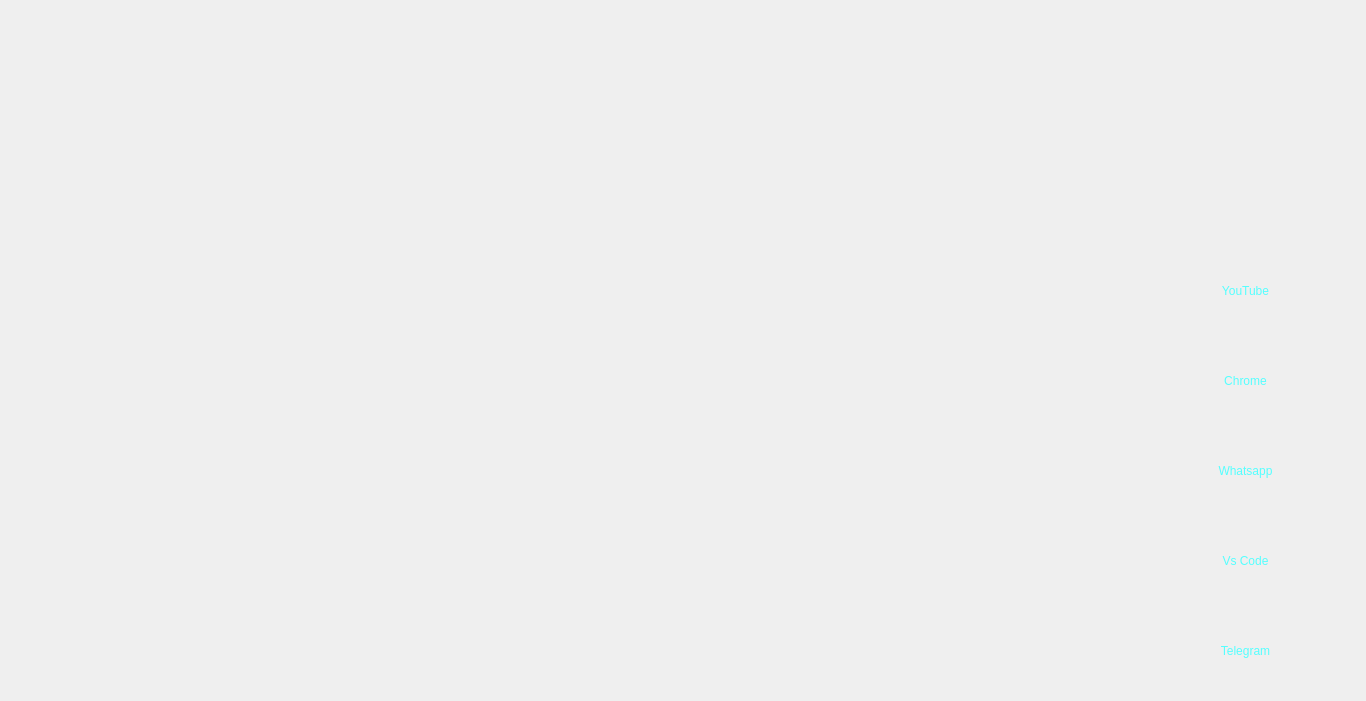
<?xml version="1.0" encoding="UTF-8"?>
<ui version="4.0">
 <class>JarvisUi</class>
 <widget class="QMainWindow" name="JarvisUi">
  <property name="geometry">
   <rect>
    <x>0</x>
    <y>0</y>
    <width>1366</width>
    <height>701</height>
   </rect>
  </property>
  <property name="windowTitle">
   <string>MainWindow</string>
  </property>
  <widget class="QWidget" name="centralwidget">
   <widget class="QLabel" name="bg_1">
    <property name="geometry">
     <rect>
      <x>-80</x>
      <y>-240</y>
      <width>1601</width>
      <height>1051</height>
     </rect>
    </property>
    <property name="text">
     <string/>
    </property>
    <property name="pixmap">
     <pixmap>../G.U.I Material/B.G/Black_Template.jpg</pixmap>
    </property>
    <property name="scaledContents">
     <bool>true</bool>
    </property>
   </widget>
   <widget class="QLabel" name="label">
    <property name="geometry">
     <rect>
      <x>140</x>
      <y>70</y>
      <width>1061</width>
      <height>641</height>
     </rect>
    </property>
    <property name="text">
     <string/>
    </property>
    <property name="pixmap">
     <pixmap>../G.U.I Material/B.G/Iron_Template_1.gif</pixmap>
    </property>
    <property name="scaledContents">
     <bool>true</bool>
    </property>
   </widget>
   <widget class="QTextBrowser" name="textBrowser_Time">
    <property name="geometry">
     <rect>
      <x>10</x>
      <y>20</y>
      <width>251</width>
      <height>71</height>
     </rect>
    </property>
    <property name="styleSheet">
     <string notr="true">background-color:Transparent;
border-radius:none;


</string>
    </property>
   </widget>
   <widget class="QLabel" name="bg_2">
    <property name="geometry">
     <rect>
      <x>0</x>
      <y>10</y>
      <width>271</width>
      <height>91</height>
     </rect>
    </property>
    <property name="styleSheet">
     <string notr="true"/>
    </property>
    <property name="text">
     <string/>
    </property>
    <property name="pixmap">
     <pixmap>../G.U.I Material/B.G/wd.jpg</pixmap>
    </property>
    <property name="scaledContents">
     <bool>true</bool>
    </property>
   </widget>
   <widget class="QLabel" name="bg_3">
    <property name="geometry">
     <rect>
      <x>0</x>
      <y>110</y>
      <width>271</width>
      <height>91</height>
     </rect>
    </property>
    <property name="styleSheet">
     <string notr="true"/>
    </property>
    <property name="text">
     <string/>
    </property>
    <property name="pixmap">
     <pixmap>../G.U.I Material/B.G/wd.jpg</pixmap>
    </property>
    <property name="scaledContents">
     <bool>true</bool>
    </property>
   </widget>
   <widget class="QTextBrowser" name="textBrowser_Date">
    <property name="geometry">
     <rect>
      <x>10</x>
      <y>120</y>
      <width>251</width>
      <height>71</height>
     </rect>
    </property>
    <property name="styleSheet">
     <string notr="true">background-color:Transparent;
border-radius:none;


</string>
    </property>
   </widget>
   <widget class="QLabel" name="label_2">
    <property name="geometry">
     <rect>
      <x>880</x>
      <y>-110</y>
      <width>721</width>
      <height>441</height>
     </rect>
    </property>
    <property name="text">
     <string/>
    </property>
    <property name="pixmap">
     <pixmap>../G.U.I Material/VoiceReg/__1.gif</pixmap>
    </property>
    <property name="scaledContents">
     <bool>true</bool>
    </property>
   </widget>
   <widget class="QLabel" name="bg_4">
    <property name="geometry">
     <rect>
      <x>0</x>
      <y>210</y>
      <width>271</width>
      <height>91</height>
     </rect>
    </property>
    <property name="styleSheet">
     <string notr="true"/>
    </property>
    <property name="text">
     <string/>
    </property>
    <property name="pixmap">
     <pixmap>../G.U.I Material/B.G/wd.jpg</pixmap>
    </property>
    <property name="scaledContents">
     <bool>true</bool>
    </property>
   </widget>
   <widget class="QLabel" name="bg_5">
    <property name="geometry">
     <rect>
      <x>0</x>
      <y>310</y>
      <width>271</width>
      <height>91</height>
     </rect>
    </property>
    <property name="styleSheet">
     <string notr="true"/>
    </property>
    <property name="text">
     <string/>
    </property>
    <property name="pixmap">
     <pixmap>../G.U.I Material/B.G/wd.jpg</pixmap>
    </property>
    <property name="scaledContents">
     <bool>true</bool>
    </property>
   </widget>
   <widget class="QLabel" name="bg_6">
    <property name="geometry">
     <rect>
      <x>0</x>
      <y>410</y>
      <width>271</width>
      <height>91</height>
     </rect>
    </property>
    <property name="styleSheet">
     <string notr="true"/>
    </property>
    <property name="text">
     <string/>
    </property>
    <property name="pixmap">
     <pixmap>../G.U.I Material/B.G/wd.jpg</pixmap>
    </property>
    <property name="scaledContents">
     <bool>true</bool>
    </property>
   </widget>
   <widget class="QLabel" name="bg_7">
    <property name="geometry">
     <rect>
      <x>0</x>
      <y>510</y>
      <width>271</width>
      <height>91</height>
     </rect>
    </property>
    <property name="styleSheet">
     <string notr="true"/>
    </property>
    <property name="text">
     <string/>
    </property>
    <property name="pixmap">
     <pixmap>../G.U.I Material/B.G/wd.jpg</pixmap>
    </property>
    <property name="scaledContents">
     <bool>true</bool>
    </property>
   </widget>
   <widget class="QLabel" name="bg_9">
    <property name="geometry">
     <rect>
      <x>1120</x>
      <y>250</y>
      <width>241</width>
      <height>81</height>
     </rect>
    </property>
    <property name="text">
     <string/>
    </property>
    <property name="pixmap">
     <pixmap>../G.U.I Material/B.G/gggf.jpg</pixmap>
    </property>
    <property name="scaledContents">
     <bool>true</bool>
    </property>
   </widget>
   <widget class="QLabel" name="bg_10">
    <property name="geometry">
     <rect>
      <x>1120</x>
      <y>340</y>
      <width>241</width>
      <height>81</height>
     </rect>
    </property>
    <property name="text">
     <string/>
    </property>
    <property name="pixmap">
     <pixmap>../G.U.I Material/B.G/gggf.jpg</pixmap>
    </property>
    <property name="scaledContents">
     <bool>true</bool>
    </property>
   </widget>
   <widget class="QLabel" name="bg_11">
    <property name="geometry">
     <rect>
      <x>1120</x>
      <y>430</y>
      <width>241</width>
      <height>81</height>
     </rect>
    </property>
    <property name="text">
     <string/>
    </property>
    <property name="pixmap">
     <pixmap>../G.U.I Material/B.G/gggf.jpg</pixmap>
    </property>
    <property name="scaledContents">
     <bool>true</bool>
    </property>
   </widget>
   <widget class="QLabel" name="bg_12">
    <property name="geometry">
     <rect>
      <x>1120</x>
      <y>520</y>
      <width>241</width>
      <height>81</height>
     </rect>
    </property>
    <property name="text">
     <string/>
    </property>
    <property name="pixmap">
     <pixmap>../G.U.I Material/B.G/gggf.jpg</pixmap>
    </property>
    <property name="scaledContents">
     <bool>true</bool>
    </property>
   </widget>
   <widget class="QLabel" name="bg_13">
    <property name="geometry">
     <rect>
      <x>1120</x>
      <y>610</y>
      <width>241</width>
      <height>81</height>
     </rect>
    </property>
    <property name="text">
     <string/>
    </property>
    <property name="pixmap">
     <pixmap>../G.U.I Material/B.G/gggf.jpg</pixmap>
    </property>
    <property name="scaledContents">
     <bool>true</bool>
    </property>
   </widget>
   <widget class="QPushButton" name="pushButton_YT">
    <property name="geometry">
     <rect>
      <x>1130</x>
      <y>250</y>
      <width>231</width>
      <height>81</height>
     </rect>
    </property>
    <property name="styleSheet">
     <string notr="true">background-color: Transparent;
color: rgb(85, 255, 255);
border-radius:none;
font: 24pt &quot;MS Shell Dlg 2&quot;;
</string>
    </property>
    <property name="text">
     <string>YouTube</string>
    </property>
   </widget>
   <widget class="QPushButton" name="pushButton_cHROME">
    <property name="geometry">
     <rect>
      <x>1130</x>
      <y>340</y>
      <width>231</width>
      <height>81</height>
     </rect>
    </property>
    <property name="styleSheet">
     <string notr="true">background-color: Transparent;
color: rgb(85, 255, 255);
border-radius:none;
font: 24pt &quot;MS Shell Dlg 2&quot;;
</string>
    </property>
    <property name="text">
     <string>Chrome</string>
    </property>
   </widget>
   <widget class="QPushButton" name="pushButton_whatsapp">
    <property name="geometry">
     <rect>
      <x>1130</x>
      <y>430</y>
      <width>231</width>
      <height>81</height>
     </rect>
    </property>
    <property name="styleSheet">
     <string notr="true">background-color: Transparent;
color: rgb(85, 255, 255);
border-radius:none;
font: 24pt &quot;MS Shell Dlg 2&quot;;
</string>
    </property>
    <property name="text">
     <string>Whatsapp</string>
    </property>
   </widget>
   <widget class="QPushButton" name="pushButton_VsCode">
    <property name="geometry">
     <rect>
      <x>1130</x>
      <y>520</y>
      <width>231</width>
      <height>81</height>
     </rect>
    </property>
    <property name="styleSheet">
     <string notr="true">background-color: Transparent;
color: rgb(85, 255, 255);
border-radius:none;
font: 24pt &quot;MS Shell Dlg 2&quot;;
</string>
    </property>
    <property name="text">
     <string>Vs Code</string>
    </property>
   </widget>
   <widget class="QPushButton" name="pushButton_Telegram">
    <property name="geometry">
     <rect>
      <x>1130</x>
      <y>610</y>
      <width>231</width>
      <height>81</height>
     </rect>
    </property>
    <property name="styleSheet">
     <string notr="true">background-color: Transparent;
color: rgb(85, 255, 255);
border-radius:none;
font: 24pt &quot;MS Shell Dlg 2&quot;;
</string>
    </property>
    <property name="text">
     <string>Telegram</string>
    </property>
   </widget>
   <widget class="QLabel" name="bg_14">
    <property name="geometry">
     <rect>
      <x>170</x>
      <y>620</y>
      <width>141</width>
      <height>71</height>
     </rect>
    </property>
    <property name="styleSheet">
     <string notr="true"/>
    </property>
    <property name="text">
     <string/>
    </property>
    <property name="pixmap">
     <pixmap>../G.U.I Material/Buttons/Quit.png</pixmap>
    </property>
    <property name="scaledContents">
     <bool>true</bool>
    </property>
   </widget>
   <widget class="QLabel" name="bg_15">
    <property name="geometry">
     <rect>
      <x>10</x>
      <y>610</y>
      <width>141</width>
      <height>81</height>
     </rect>
    </property>
    <property name="styleSheet">
     <string notr="true"/>
    </property>
    <property name="text">
     <string/>
    </property>
    <property name="pixmap">
     <pixmap>../G.U.I Material/Buttons/Start.png</pixmap>
    </property>
    <property name="scaledContents">
     <bool>true</bool>
    </property>
   </widget>
   <widget class="QPushButton" name="Start_PushButton">
    <property name="geometry">
     <rect>
      <x>10</x>
      <y>620</y>
      <width>141</width>
      <height>61</height>
     </rect>
    </property>
    <property name="styleSheet">
     <string notr="true">background-color: Transparent;
border-radius:none;
</string>
    </property>
    <property name="text">
     <string/>
    </property>
   </widget>
   <widget class="QPushButton" name="Quit_PushButton">
    <property name="geometry">
     <rect>
      <x>170</x>
      <y>620</y>
      <width>141</width>
      <height>61</height>
     </rect>
    </property>
    <property name="styleSheet">
     <string notr="true">background-color: Transparent;
border-radius:none;
</string>
    </property>
    <property name="text">
     <string/>
    </property>
   </widget>
   <widget class="QTextBrowser" name="textBrowser_Temperature">
    <property name="geometry">
     <rect>
      <x>10</x>
      <y>220</y>
      <width>251</width>
      <height>71</height>
     </rect>
    </property>
    <property name="styleSheet">
     <string notr="true">background-color:Transparent;
border-radius:none;


</string>
    </property>
   </widget>
   <widget class="QTextBrowser" name="textBrowser_SpeedTest">
    <property name="geometry">
     <rect>
      <x>10</x>
      <y>320</y>
      <width>251</width>
      <height>71</height>
     </rect>
    </property>
    <property name="styleSheet">
     <string notr="true">background-color:Transparent;
border-radius:none;


</string>
    </property>
   </widget>
   <widget class="QTextBrowser" name="textBrowser_Cpu">
    <property name="geometry">
     <rect>
      <x>10</x>
      <y>420</y>
      <width>251</width>
      <height>71</height>
     </rect>
    </property>
    <property name="styleSheet">
     <string notr="true">background-color:Transparent;
border-radius:none;


</string>
    </property>
   </widget>
   <widget class="QTextBrowser" name="textBrowser_Day">
    <property name="geometry">
     <rect>
      <x>10</x>
      <y>520</y>
      <width>251</width>
      <height>71</height>
     </rect>
    </property>
    <property name="styleSheet">
     <string notr="true">background-color:Transparent;
border-radius:none;


</string>
    </property>
   </widget>
   <widget class="QLabel" name="label_3">
    <property name="geometry">
     <rect>
      <x>280</x>
      <y>30</y>
      <width>231</width>
      <height>161</height>
     </rect>
    </property>
    <property name="text">
     <string/>
    </property>
    <property name="pixmap">
     <pixmap>../G.U.I Material/ExtraGui/Earth.gif</pixmap>
    </property>
    <property name="scaledContents">
     <bool>true</bool>
    </property>
   </widget>
   <widget class="QLabel" name="bg_8">
    <property name="geometry">
     <rect>
      <x>260</x>
      <y>-20</y>
      <width>281</width>
      <height>261</height>
     </rect>
    </property>
    <property name="styleSheet">
     <string notr="true"/>
    </property>
    <property name="text">
     <string/>
    </property>
    <property name="pixmap">
     <pixmap>../G.U.I Material/B.G/wdwdwd.png</pixmap>
    </property>
    <property name="scaledContents">
     <bool>true</bool>
    </property>
   </widget>
   <zorder>bg_1</zorder>
   <zorder>label</zorder>
   <zorder>bg_2</zorder>
   <zorder>bg_3</zorder>
   <zorder>label_2</zorder>
   <zorder>textBrowser_Time</zorder>
   <zorder>textBrowser_Date</zorder>
   <zorder>bg_4</zorder>
   <zorder>bg_5</zorder>
   <zorder>bg_6</zorder>
   <zorder>bg_7</zorder>
   <zorder>bg_9</zorder>
   <zorder>bg_10</zorder>
   <zorder>bg_11</zorder>
   <zorder>bg_12</zorder>
   <zorder>bg_13</zorder>
   <zorder>pushButton_YT</zorder>
   <zorder>pushButton_cHROME</zorder>
   <zorder>pushButton_whatsapp</zorder>
   <zorder>pushButton_VsCode</zorder>
   <zorder>pushButton_Telegram</zorder>
   <zorder>bg_14</zorder>
   <zorder>bg_15</zorder>
   <zorder>Start_PushButton</zorder>
   <zorder>Quit_PushButton</zorder>
   <zorder>textBrowser_Temperature</zorder>
   <zorder>textBrowser_SpeedTest</zorder>
   <zorder>textBrowser_Cpu</zorder>
   <zorder>textBrowser_Day</zorder>
   <zorder>label_3</zorder>
   <zorder>bg_8</zorder>
  </widget>
 </widget>
 <resources/>
 <connections/>
</ui>
